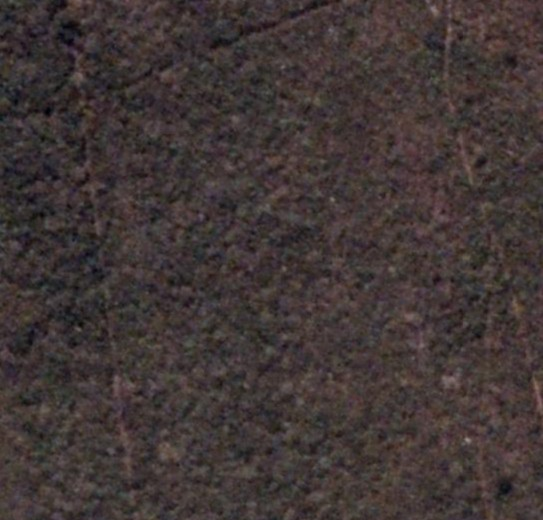
#> input picture Decision_Trees/Decision_Trees/BSB-1.jpg, 543 x 520 px
$ python knn.py
#> lines starting #> are read from the running program, lines starting #| are printed output that depends on the picture
from PIL import Image
import numpy as np
import matplotlib.pyplot as plt
from sklearn.neighbors import KNeighborsClassifier
from sklearn.metrics import classification_report
from sklearn.utils import resample
from tqdm import tqdm
import pandas as pd

# === 1. Carregar imagens ===
img_main_original = Image.open("BSB-1.jpg").convert("RGB")
#> img_main_original is the input picture: PIL image 543x520 RGB; mean R, G, B 64.8, 54.7, 53.6
img_main = img_main_original.resize((img_main_original.width // 2, img_main_original.height // 2))
img_road = Image.open("teste_1.png").convert("RGB")
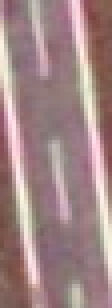
#> input picture Decision_Trees/Decision_Trees/teste_1.png, 28 x 77 px (shown 4 times larger)
img_vegetation = Image.open("teste_2.png").convert("RGB")
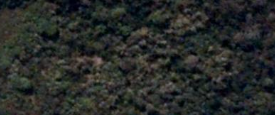
#> input picture Decision_Trees/Decision_Trees/teste_2.png, 275 x 115 px
img_soil = Image.open("teste_3.png").convert("RGB")
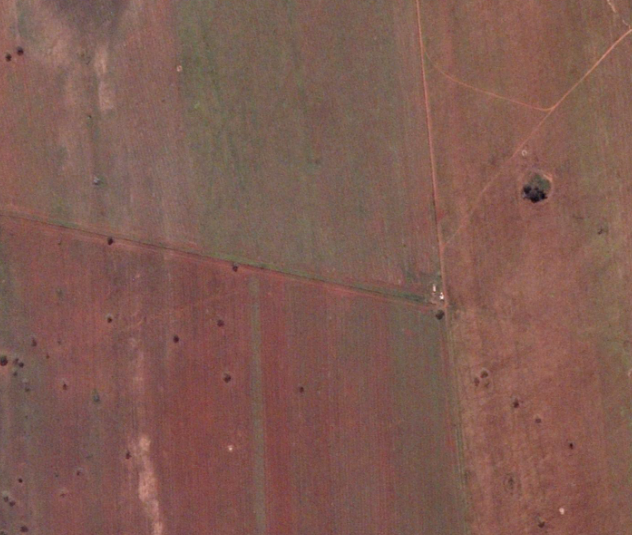
#> input picture Decision_Trees/Decision_Trees/teste_3.png, 632 x 535 px

# === 2. Extrair pixels e rótulos ===
def get_pixels_and_labels(image, label):
#> called with label = 0
    pixels = np.array(image).reshape(-1, 3)
#> pixels = 2156 rows, first 8: [175, 137, 148], [139, 98, 111], [127, 87, 99], [136, 101, 111], [138, 110, 118], [141, 121, 126], [140, 129, 127], [169, 163, 156]
    labels = np.full((pixels.shape[0],), label)
#> labels = 2156 values from 0 to 0
    return pixels, labels

X_road, y_road = get_pixels_and_labels(img_road, 0)
#> X_road has the same summary as pixels in get_pixels_and_labels; y_road = 2156 values from 0 to 0
X_veg, y_veg = get_pixels_and_labels(img_vegetation, 1)
X_soil, y_soil = get_pixels_and_labels(img_soil, 2)

X_train = np.vstack((X_road, X_veg, X_soil))
y_train = np.concatenate((y_road, y_veg, y_soil))

# === 3. Reduzir base para 10.000 amostras com balanceamento ===
X_train_sampled, y_train_sampled = resample(X_train, y_train, n_samples=10000, stratify=y_train, random_state=42)
#> y_train_sampled = 10000 values, max 2 at index 0, min 0 at index 88, mean 1.9

# === 4. Treinar KNN com paralelismo ===
clf = KNeighborsClassifier(n_neighbors=5, weights='distance', n_jobs=-1)
clf.fit(X_train_sampled, y_train_sampled)

# === 5. Classificar imagem reduzida ignorando fundo preto ===
main_pixels = np.array(img_main)
height, width = img_main.size[1], img_main.size[0]
#> height = 260; width = 271
mask_valid = ~np.all(main_pixels == [0, 0, 0], axis=-1)
#> mask_valid: shape (260, 271) bool; every value is 1
main_pixels_reshaped = main_pixels.reshape(-1, 3)

predicted = np.full((main_pixels_reshaped.shape[0],), -1)

# Previsão em blocos com barra de progresso
valid_indices = np.where(mask_valid.reshape(-1))[0]
batch_size = 5000
for i in tqdm(range(0, len(valid_indices), batch_size), desc="Classificando pixels"):
    batch_idx = valid_indices[i:i+batch_size]
    batch_pixels = main_pixels_reshaped[batch_idx]
    predicted[batch_idx] = clf.predict(batch_pixels)
#> this loop made 15 passes
#> i on passes 2 to 13: 5000, 10000, 15000, 20000, 25000, 30000, 35000, 40000, 45000, 50000, 55000, 60000

predicted_img = predicted.reshape(height, width)
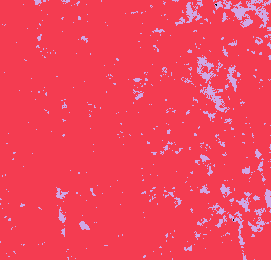
#> predicted_img: shape (260, 271) int64; 3 distinct labels, from 0 to 2; one colour per label, 0 black

# === 6. Relatório ===
report = classification_report(y_train_sampled, clf.predict(X_train_sampled), target_names=["Estrada", "Vegetação", "Terra"])
print("Relatório de Classificação:\n", report)
#| Relatório de Classificação:
#|                precision    recall  f1-score   support
#|      Estrada       0.98      1.00      0.99        58
#|    Vegetação       1.00      1.00      1.00       850
#|        Terra       1.00      1.00      1.00      9092
#|     accuracy                           1.00     10000
#|    macro avg       0.99      1.00      1.00     10000
#| weighted avg       1.00      1.00      1.00     10000

# === 7. Reconstrução da imagem classificada ===
color_map = {
    -1: [0, 0, 0],        # Fundo preto
     0: [255, 255, 0],  # Estrada
     1: [139, 69, 19],    # Vegetação
     2: [70, 130, 180]     # Terra
}

segmented_img = np.zeros((predicted_img.shape[0], predicted_img.shape[1], 3), dtype=np.uint8)
for class_val, color in color_map.items():
    segmented_img[predicted_img == class_val] = color

# === 8. Restaurar imagem para resolução original ===
segmented_img_original_size = Image.fromarray(segmented_img).resize(img_main_original.size)
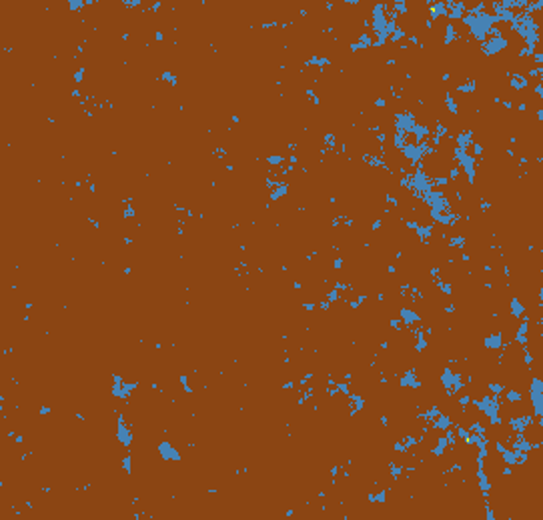
#> segmented_img_original_size: PIL image 543x520 RGB; mean R, G, B 134.6, 72.9, 29.2
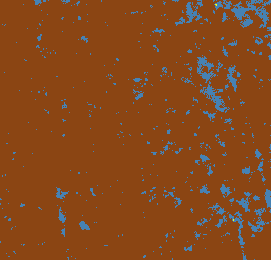
#> segmented_img: shape (260, 271, 3); mean R, G, B 134.6, 72.9, 29.2

# === 9. Mostrar e salvar ===
plt.figure(figsize=(10, 10))
plt.imshow(segmented_img_original_size)
plt.title("Imagem Classificada com KNN (resolução original)")
plt.axis("off")
plt.show()

segmented_img_original_size.save("imagem_classificada_knn_final.png")
